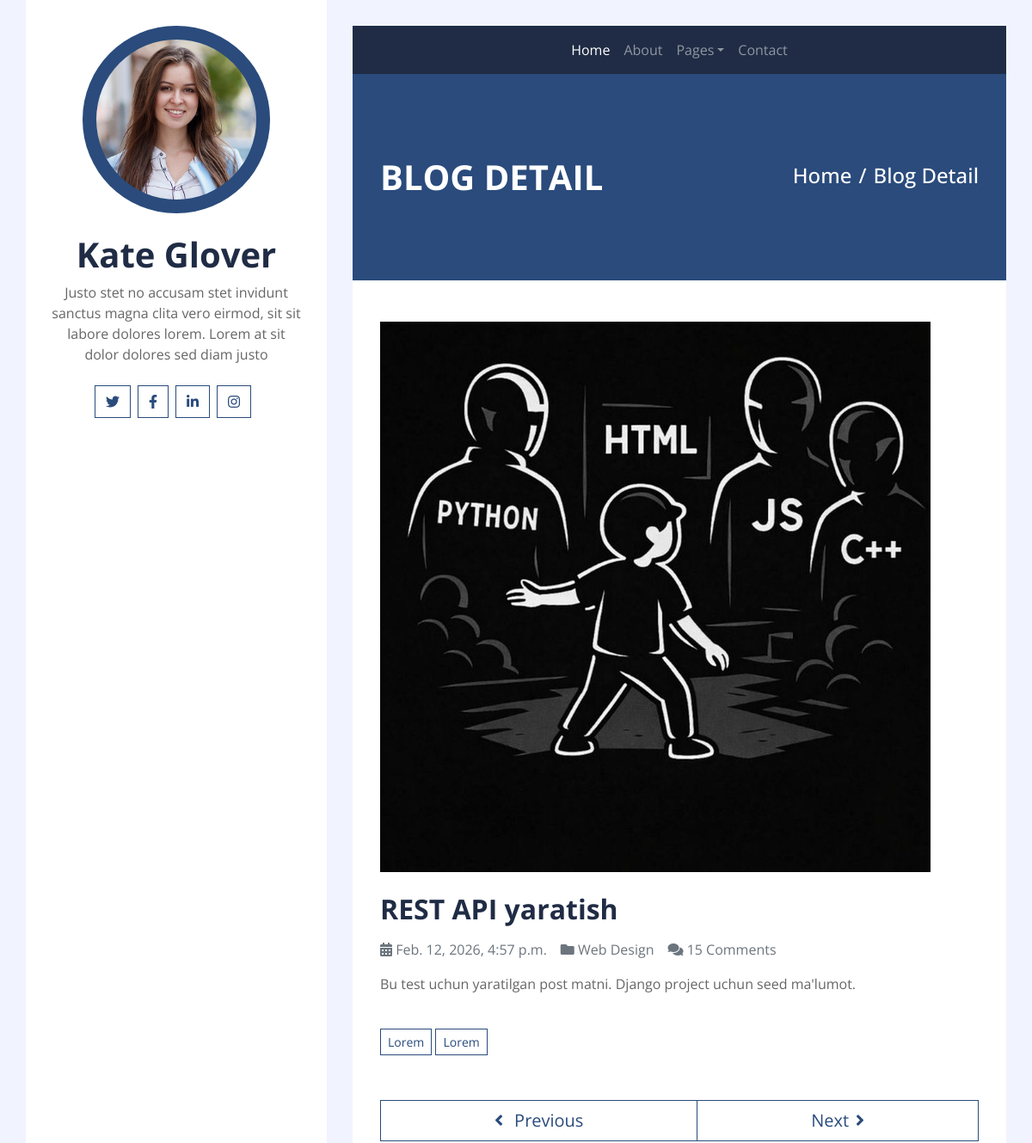
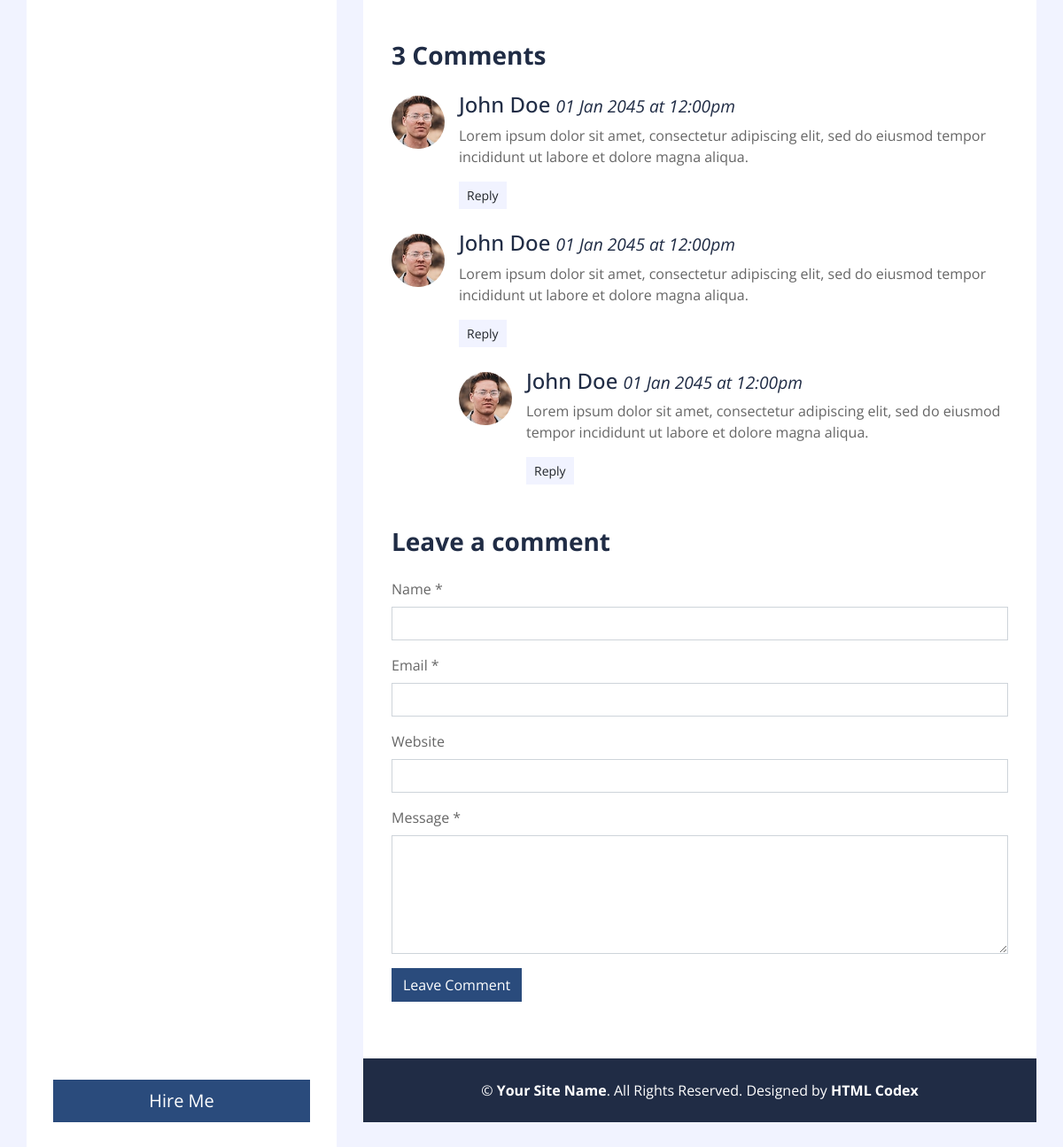
The app's page /single/3/ with its own data (2 pictures, top to bottom).
### blog/models.py (models this page shows, shortened)
class Post(models.Model):
    class Status(models.TextChoices):
        DRAFT = 'DF', 'Draft'
        PUBLISHED = 'PB', 'Published'
    title = models.CharField(max_length=255)
    body = models.TextField()
    image = models.ImageField(upload_to='post-image/')
    publish = models.DateTimeField(default=timezone.now)
    created_at = models.DateTimeField(auto_now_add=True)
    updated_at = models.DateTimeField(auto_now=True)
    author = models.ForeignKey(
        User,
        on_delete=models.CASCADE
    )
    status = models.CharField(
        max_length=2,
        choices=Status.choices,
        default=Status.DRAFT
    )
    objects = models.Manager()
    published = PublishedManager()
    class Meta:
        ordering = ['-publish']
        indexes = [
            models.Index(fields=['-publish']),
        ]

### blog/views.py (the view)
# urls.py: path('single/<int:id>/', single, name='single'),
def single(request, id):
    post = get_object_or_404(
        Post,
        id=id,
        status=Post.Status.PUBLISHED
    )
    context = {
        'post': post
    }
    return render(request, 'single.html', context=context)

### templates/single.html
{% extends 'base.html' %}
{% load static %}
{% block content %}
            <div class="container py-5 px-2 bg-primary">
                <div class="row py-5 px-4">
                    <div class="col-sm-6 text-center text-md-left">
                        <h1 class="mb-3 mb-md-0 text-white text-uppercase font-weight-bold">Blog Detail</h1>
                    </div>
                    <div class="col-sm-6 text-center text-md-right">
                        <div class="d-inline-flex pt-2">
                            <h4 class="m-0 text-white"><a class="text-white" href="">Home</a></h4>
                            <h4 class="m-0 text-white px-2">/</h4>
                            <h4 class="m-0 text-white">Blog Detail</h4>
                        </div>
                    </div>
                </div>
            </div>
            <div class="container py-5 px-2 bg-white">
                <div class="row px-4">
                    <div class="col-12">
                        <img class="img-fluid mb-4" src="{{ post.image.url }}" alt="Image">
                        <h2 class="mb-3 font-weight-bold">{{ post.title }}</h2>
                        <div class="d-flex">
                            <p class="mr-3 text-muted"><i class="fa fa-calendar-alt"></i> {{ post.updated_at }}</p>
                            <p class="mr-3 text-muted"><i class="fa fa-folder"></i> Web Design</p>
                            <p class="mr-3 text-muted"><i class="fa fa-comments"></i> 15 Comments</p>
                        </div>
                        <p>
                            {{ post.body }}
                        </p>
                    </div>
                    <div class="col-12 py-4">
                        <a href="" class="btn btn-sm btn-outline-primary mb-1">Lorem</a>
                        <a href="" class="btn btn-sm btn-outline-primary mb-1">Lorem</a>
                    </div>
                    <div class="col-12 py-4">
                        <div class="btn-group btn-group-lg w-100">
                            <button type="button" class="btn btn-outline-primary"><i class="fa fa-angle-left mr-2"></i> Previous</button>
                            <button type="button" class="btn btn-outline-primary">Next<i class="fa fa-angle-right ml-2"></i></button>
                        </div>
                    </div>
                    <div class="col-12 py-4">
                        <h3 class="mb-4 font-weight-bold">3 Comments</h3>
                        <div class="media mb-4">
                            <img src="{% static 'img/user.jpg' %}" alt="Image" class="mr-3 mt-1 rounded-circle" style="width:60px;">
                            <div class="media-body">
                                <h4>John Doe <small><i>01 Jan 2045 at 12:00pm</i></small></h4>
                                <p>Lorem ipsum dolor sit amet, consectetur adipiscing elit, sed do eiusmod tempor incididunt ut labore et dolore magna aliqua.
                                </p>
                                <button class="btn btn-sm btn-light">Reply</button>
                            </div>
                        </div>
                        <div class="media mb-4">
                            <img src="{% static 'img/user.jpg' %}" alt="Image" class="mr-3 mt-1 rounded-circle"
                                style="width:60px;">
                            <div class="media-body">
                                <h4>John Doe <small><i>01 Jan 2045 at 12:00pm</i></small></h4>
                                <p>Lorem ipsum dolor sit amet, consectetur adipiscing elit, sed do eiusmod tempor incididunt ut labore et dolore magna aliqua.
                                </p>
                                <button class="btn btn-sm btn-light">Reply</button>
                                <div class="media mt-4">
                                    <img src="{% static 'img/user.jpg' %}" alt="Image" class="mr-3 mt-1 rounded-circle"
                                        style="width:60px;">
                                    <div class="media-body">
                                        <h4>John Doe <small><i>01 Jan 2045 at 12:00pm</i></small></h4>
                                        <p>Lorem ipsum dolor sit amet, consectetur adipiscing elit, sed do eiusmod tempor incididunt ut labore et dolore magna aliqua.
                                        </p>
                                        <button class="btn btn-sm btn-light">Reply</button>
                                    </div>
                                </div>
                            </div>
                        </div>
                    </div>
                    <div class="col-12">
                        <h3 class="mb-4 font-weight-bold">Leave a comment</h3>
                        <form>
                            <div class="form-group">
                                <label for="name">Name *</label>
                                <input type="text" class="form-control" id="name">
                            </div>
                            <div class="form-group">
                                <label for="email">Email *</label>
                                <input type="email" class="form-control" id="email">
                            </div>
                            <div class="form-group">
                                <label for="website">Website</label>
                                <input type="url" class="form-control" id="website">
                            </div>
                            <div class="form-group">
                                <label for="message">Message *</label>
                                <textarea id="message" cols="30" rows="5" class="form-control"></textarea>
                            </div>
                            <div class="form-group">
                                <input type="submit" value="Leave Comment" class="btn btn-primary">
                            </div>
                        </form>
                    </div>
                </div>
            </div>
{% endblock %}

### records on screen
Post: image (picture), title "REST API yaratish", updated_at "Feb. 12, 2026, 4:57 p.m.", body "Bu test uchun yaratilgan post matni. Django project uchun seed ma'lumot."
